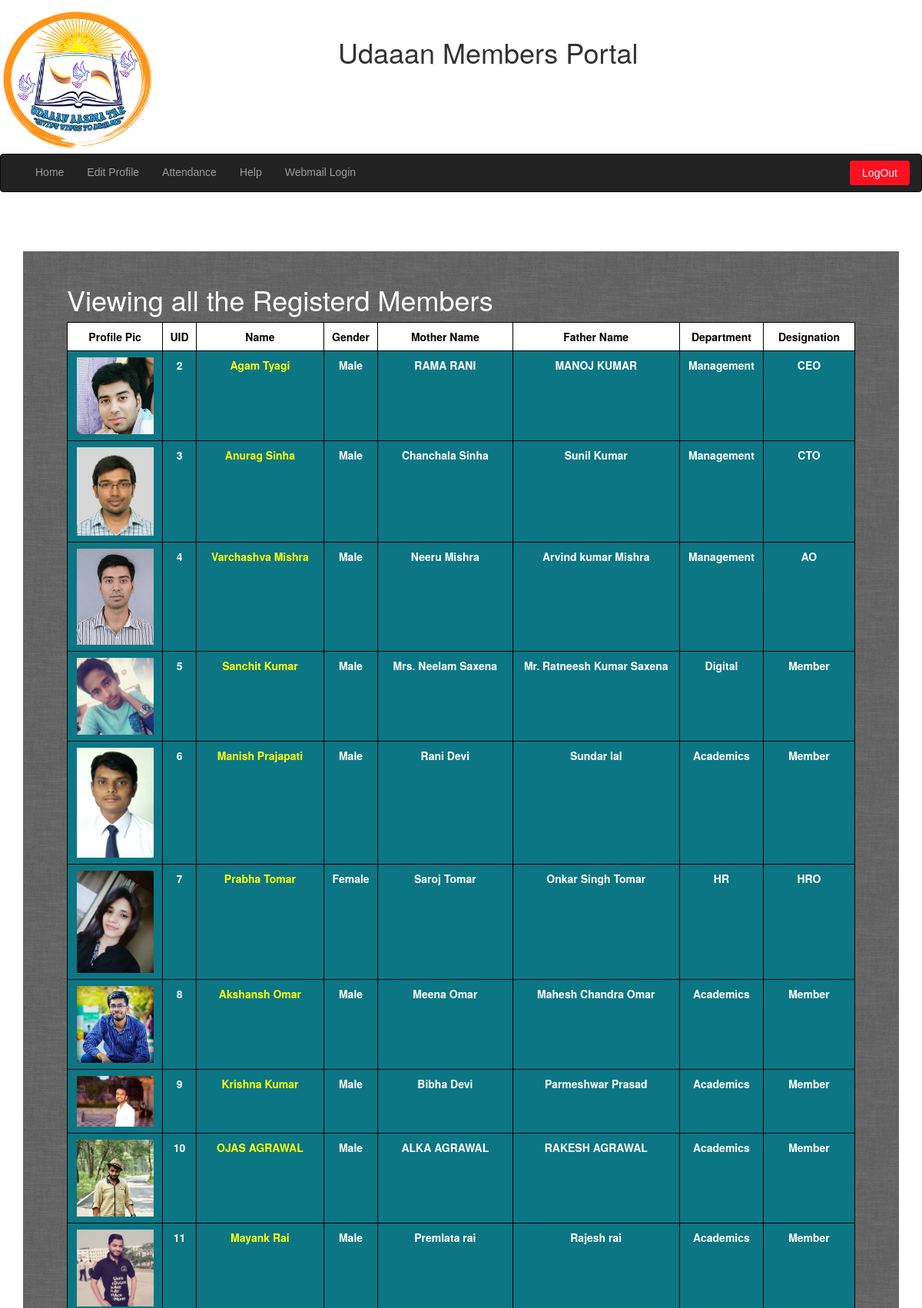
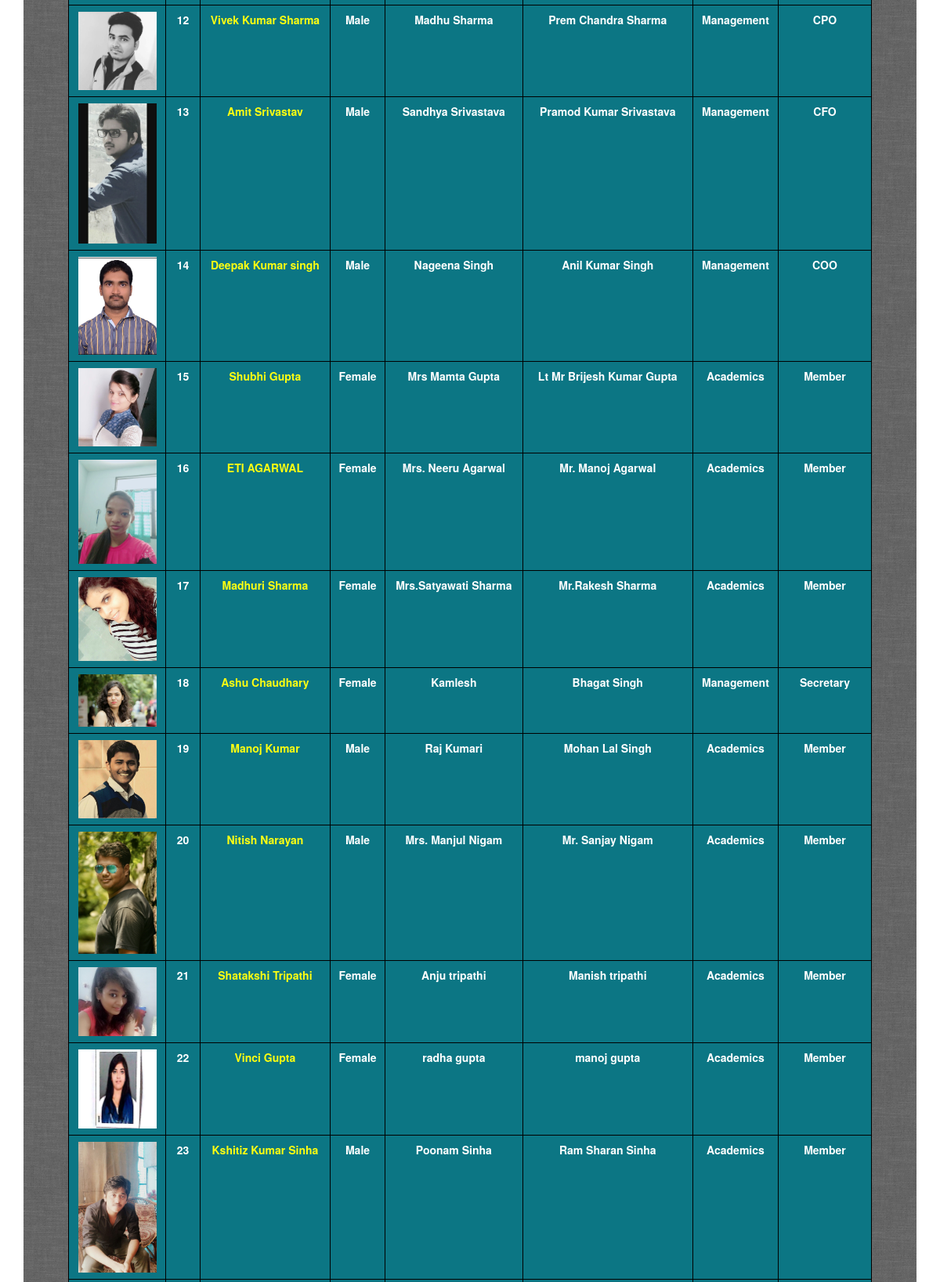
The page /profile/action.php?action=viewall (signed in, upper part) on the database its author committed (2 pictures, top to bottom).
### tables this page shows
CREATE TABLE `user_master` (
  `username` varchar(30) NOT NULL,
  `fname` varchar(40) NOT NULL,
  `mname` varchar(40) NOT NULL,
  `lname` varchar(40) NOT NULL,
  `gender` enum('Male','Female','Other') NOT NULL,
  `dob` date NOT NULL,
  `father_name` varchar(100) NOT NULL DEFAULT 'Father''s Name',
  `mother_name` varchar(100) NOT NULL DEFAULT 'Mother''s Name',
  `department_id` tinyint(1) DEFAULT '1',
  `designation_id` tinyint(1) DEFAULT '1',
  `pic_name` varchar(38) NOT NULL,
  `address1` varchar(255) NOT NULL,
  `address2` varchar(255) NOT NULL,
  `city` varchar(40) NOT NULL,
  `state` varchar(40) NOT NULL,
  `pincode` varchar(10) NOT NULL,
  `country` varchar(30) NOT NULL,
  `fcheck` tinyint(1) NOT NULL DEFAULT '0' COMMENT 'To check if user has entered profile details once or not. 0 for first time'
);

CREATE TABLE `registered_members` (
  `uid` int(4) NOT NULL COMMENT 'User Id for Members',
  `username` varchar(30) NOT NULL,
  `password` varchar(33) NOT NULL,
  `mobile` varchar(10) NOT NULL,
  `email` varchar(60) NOT NULL,
  `failed_attempts` char(1) NOT NULL DEFAULT '0',
  `active` tinyint(1) NOT NULL DEFAULT '1',
  `join_date` datetime NOT NULL,
  `last_login` timestamp NOT NULL DEFAULT CURRENT_TIMESTAMP ON UPDATE CURRENT_TIMESTAMP,
  `approved_by` varchar(30) NOT NULL
);

CREATE TABLE `department_master` (
  `dep_id` tinyint(1) NOT NULL COMMENT 'Department Id',
  `department_name` varchar(30) NOT NULL,
  `department_head` int(4) DEFAULT NULL,
  `department_head_alt` int(4) DEFAULT NULL
);

CREATE TABLE `designation_master` (
  `designation_id` tinyint(1) NOT NULL,
  `designation` varchar(40) NOT NULL,
  `org_level` tinyint(1) NOT NULL
);

### others/connect.php (called while the page is built, shortened)
<?php
$base = 'http://localhost/portal/';
$home = $base;

### includes/accessControl.php (called while the page is built, shortened)
<?php
$login_location = "location: ".$root."profile/login.php";
$dataFillingLocation = "location: ".$root."profile/edit_profile.php";
$approvalRequiredLocation = "location: ".$root."profile/approval_required.php";
$activationRequiredLocation = "location: ".$root."profile/activation_required.php";
$file_name = get_file_name($_SERVER['REQUEST_URI']);
if(isset($_COOKIE['u']) || isset($_COOKIE['ud_cookie'])){
    $uname = isset($_POST['username']) ? $_POST['username'] : $_SESSION['username'];
      $pwd = isset($_POST['password']) ? $_POST['password'] : $_SESSION['password'];
    if(!isset($uname)){
        setcookie('u','', time()-3600);
        setcookie('ud_cookie','',time()-3600);
        header($login_location);
        exit;
    }else{
        $creds_check_temp = "SELECT * FROM temp_members WHERE username='$uname' AND password='$pwd';";
        $creds_check_registered = "SELECT * FROM registered_members WHERE username='$uname' AND password='$pwd';";
        if(get_num_rows($creds_check_temp)==1){
            $data_from_temp = get_data_from_table($creds_check_temp);
            $activated = $data_from_temp['activated'];
            $first_login = $data_from_temp['first_login'];
            if($activated==0 && $file_name=="activation_required.php"){
                $username = $uname;
                $password = $pwd;
            }else if($activated==0 && $file_name!="activation_required.php"){
                header($activationRequiredLocation);
            }else if($activated==1 && $file_name!="approval_required.php"){
                header($approvalRequiredLocation);
            }
        }else if(get_num_rows($creds_check_registered)==1){
            $result = mysqli_query($connect, $creds_check_registered);
            if(mysqli_num_rows($result) == 0){
                unset($_SESSION['uname']);
                unset($_SESSION['password']);
                setcookie('u','', time()-3600);
                setcookie('ud_cookie','',time()-3600);
                echo "Access Denied. Go to <a href = '../profile/login.php'>login</a>";
                exit;
            }elseif (mysqli_num_rows($result) == 1) {
                $mem_data_query = "SELECT * FROM user_master WHERE username='$uname';";
                $mem_data = get_data_from_table($mem_data_query);
                if(!$mem_data['fcheck'] && $file_name!="edit_profile.php"){
                    header($dataFillingLocation);
                }else{
                    if($mem_data){
                        $mem_des = $mem_data['designation_id'];
                        $des_res = get_data_from_table("SELECT * FROM designation_master WHERE designation_id='$mem_des';");
                        $mem_designation = $des_res['designation'];
                        $org_data = mysqli_query($connect,"SELECT * FROM designation_master WHERE designation='$mem_designation';");
                        $mem_org = mysqli_fetch_assoc($org_data);
                        $mem_org_level = $mem_org['org_level'];
                    }
                    else{
                        echo "User Not Found. Contact Admin";
                    }
                }
            }else{
            }
        }else{
            echo "<h1>Access Denied</h1>";
            header('Refresh:5; url=logout.php');
        }
    }
}else{
    setcookie('u','', time()-3600);
    header($login_location);
    echo "You are not logged in. Please Login<br/><a href = '../profile/login.php'>login</a>";
    exit;
}

### others/functions.php (the view, shortened to what this page needs)
<?php
function get_data_from_table($query){
    global $connect;
    $result = mysqli_query($connect, $query);
    if($result){
        $data = mysqli_fetch_assoc($result);
        return $data;
    }
}
function get_mem_name($fname,$mname,$lname){
    if($mname == ""){
        $mem_name = $fname." ".$lname;
    }else{
        $mem_name = $fname." ".$mname." ".$lname;
    }
    return $mem_name;
}
function all_members(){
    global $connect;
    echo '<div id="box">';
    echo "<h1>Viewing all the Registerd Members</h1>";
    $tab_uid = "uid";
    $tab_uname = "username";
    $tab_gender = "gender";
    $tab_mother = "mother_name";
    $tab_father = "father_name";
    $tab_pic = "pic_name";
    $dep_name = "department_name";
    $des_name = "designation";
    $get_new_members = "SELECT * FROM registered_members as rm,user_master as um,department_master as dep,designation_master as des WHERE rm.username=um.username AND um.department_id = dep.dep_id AND um.designation_id = des.designation_id ORDER BY rm.uid;";
    $fetch_new_members = mysqli_query($connect, $get_new_members);
    $num_of_new_mem = mysqli_num_rows($fetch_new_members);
    if($num_of_new_mem != 0){
        echo '<div class="table-responsive">';
        echo '<table class="table table-bordered table-stripped" style="text-align: center; color:#fff; background: #0c7684; font-weight: bold;">
        <thead>
            <tr style="background: #fff; color:#000;">
                <th style="text-align: center;">Profile Pic</th>
                <th style="text-align: center;">UID</th>
                <th style="text-align: center;">Name</th>
                <th style="text-align: center;">Gender</th>
                <th style="text-align: center;">Mother Name</th>
                <th style="text-align: center;">Father Name</th>
                <th style="text-align: center;">Department</th>
                <th style="text-align: center;">Designation</th>
            </tr>
        </thead>';
        while($data = mysqli_fetch_assoc($fetch_new_members)){
            if($data[$tab_uid]!="1"){
                $mem_name = get_mem_name($data['fname'], $data['mname'], $data['lname']);
                $pic = $data[$tab_pic];
                echo '<tr>
                        <td><img src="profile/pics/'.$pic.'" width=100></td>
                        <td>'.$data[$tab_uid].'</td>
                        <td><a href="profile/memDetails.php?mem='.$data[$tab_uname].'" style="color: #ff1">'.$mem_name.'</button></td>
                        <td>'.$data[$tab_gender].'</td>
                        <td>'.$data[$tab_mother].'</td>
                        <td>'.$data[$tab_father].'</td>
                        <td>'.$data[$dep_name].'</td>
                        <td>'.$data[$des_name].'</td></tr>';
            }
        }
    }else if($num_of_new_mem == 0){
        echo 'Wooopss....!! No Members Now.';
    }
    echo "</table></div>";
}

### profile/action.php (shortened to what this page needs)
<?php
$noAuth = "You are not Authorised to view this page.<br>Will be redirected to Homepage in 3sec.";
if(isset($_GET['action'])){
    $action = $_GET['action'];
    $root = '../';
    include $root . 'others/connect.php';
    include $root . 'others/functions.php';
    include $root . 'includes/accessControl.php';
    include $root.'includes/header.php';
    if($action=='viewall'){
        if($mem_org_level<3){
            all_members();
        }else{
            echo $noAuth;
            header("Refresh:3; url=index.php");
        }
    }
    elseif($action=='req_mail') {
        request_mail($uname);
    }else{
        echo 'Invalid action. Will be redirected to Homepage in 5sec.';
        header("Refresh:1; url=index.php");
    }
    include $root . 'includes/footer.php';
}else{
    echo 'Invalid action. Will be redirected to Homepage in 5sec.';
    header("Refresh:1; url=index.php");
}

### includes/header.php (shortened to what this page needs)
<!doctype html>
<html dir="ltr" lang="en">
    <head>
        <link href="css/bootstrap.min.css" rel="stylesheet" type="text/css">
        <link href="css/style.css" rel="stylesheet" type="text/css">
    </head>
    <body>
        <a href="profile/" style="float: left;"><img src="images/logo.png" alt="Udaaan" style="width: 200px"></a>
        <h1 style="float: left; margin-left: 20%; margin-top: 4%;">Udaaan Members Portal</h1>
        <div id="wrapper" style="clear: both; min-height: 338px;">
            <nav id="mainNav" class="navbar navbar-inverse">
                <div class="container-fluid">
                    <div id="mainNavBar" class="collapse navbar-collapse">
                        <ul class="nav navbar-nav">
                            <li class="dropdown"><a href="<?=$home;?>">Home</a></li>
                            <li class="dropdown"><a href="profile/edit_profile.php">Edit Profile</a></li>
                            <li class="dropdown"><a href="profile/attendance.php">Attendance</a></li>
                            <li class="dropdown"><a href="profile/help/help.php">Help</a></li>
                            <li class="dropdown"><a href="https://webmail1.hostinger.in/roundcube/" target="_blank">Webmail Login</a></li>
                        </ul>
                        <ul id="nav_ul" class="nav navbar-nav navbar-right">
                            <li><a class="btn mybtn" href="profile/logout.php">LogOut</a></li>
                        </ul>
                    </div>
                </div>
            </nav>
            <div class="container" style="">

### includes/footer.php (shortened to what this page needs)
</div>
</div>
</body>
</html>

### css/style.css (style rules this page uses)
body { margin: 0px; padding: 0px; }
#mainNav { z-index: 9999; font-size: 1em; font-family: 'PT Sans', sans-serif; }
@media (min-width: 768px) { .navbar-nav>li>a { margin-top: 8px; padding-top: 5px; padding-bottom: 5px; } }
#box { padding:2% 5%; margin: 5% auto; background: url('../images/pattern/p2.png'); }
#box h1 { color: #fff; }
.mybtn { background: #ff1122; color:#fff !important; transition: all .5s ease-in-out; }
.table-bordered>tbody>tr>td, .table-bordered>tbody>tr>th, .table-bordered>tfoot>tr>td, .table-bordered>tfoot>tr>th, .table-bordered>thead>tr>td, .table-bordered>thead>tr>th { border: 1px solid #000 !important; }
.table>caption+thead>tr:first-child>td, .table>caption+thead>tr:first-child>th, .table>colgroup+thead>tr:first-child>td, .table>colgroup+thead>tr:first-child>th, .table>thead:first-child>tr:first-child>td, .table>thead:first-child>tr:first-child>th { border: 1px solid #000 !important; }

### includes/header.php (style rules this page uses)
a { cursor: pointer; }

### rows shown on the page
user_master: pic_name (picture), registered_members.uid "2", mem_name "Agam Tyagi", gender "Male", mother_name "RAMA RANI", father_name "MANOJ KUMAR", department.department_name "Management", designation.designation "CEO"
user_master: pic_name (picture), registered_members.uid "3", mem_name "Anurag Sinha", gender "Male", mother_name "Chanchala Sinha", father_name "Sunil Kumar", department.department_name "Management", designation.designation "CTO"
user_master: pic_name (picture), registered_members.uid "4", mem_name "Varchashva Mishra", gender "Male", mother_name "Neeru Mishra", father_name "Arvind kumar Mishra", department.department_name "Management", designation.designation "AO"
user_master: pic_name (picture), registered_members.uid "5", mem_name "Sanchit Kumar", gender "Male", mother_name "Mrs. Neelam Saxena", father_name "Mr. Ratneesh Kumar Saxena", department.department_name "Digital", designation.designation "Member"
user_master: pic_name (picture), registered_members.uid "6", mem_name "Manish Prajapati", gender "Male", mother_name "Rani Devi", father_name "Sundar lal", department.department_name "Academics", designation.designation "Member"
user_master: pic_name (picture), registered_members.uid "7", mem_name "Prabha Tomar", gender "Female", mother_name "Saroj Tomar", father_name "Onkar Singh Tomar", department.department_name "HR", designation.designation "HRO"
user_master: pic_name (picture), registered_members.uid "8", mem_name "Akshansh Omar", gender "Male", mother_name "Meena Omar", father_name "Mahesh Chandra Omar", department.department_name "Academics", designation.designation "Member"
user_master: pic_name (picture), registered_members.uid "9", mem_name "Krishna Kumar", gender "Male", mother_name "Bibha Devi", father_name "Parmeshwar Prasad", department.department_name "Academics", designation.designation "Member"
user_master: pic_name (picture), registered_members.uid "10", mem_name "OJAS AGRAWAL", gender "Male", mother_name "ALKA AGRAWAL", father_name "RAKESH AGRAWAL", department.department_name "Academics", designation.designation "Member"
user_master: pic_name (picture), registered_members.uid "11", mem_name "Mayank Rai", gender "Male", mother_name "Premlata rai", father_name "Rajesh rai", department.department_name "Academics", designation.designation "Member"
user_master: pic_name (picture), registered_members.uid "12", mem_name "Vivek Kumar Sharma", gender "Male", mother_name "Madhu Sharma", father_name "Prem Chandra Sharma", department.department_name "Management", designation.designation "CPO"
user_master: pic_name (picture), registered_members.uid "13", mem_name "Amit Srivastav", gender "Male", mother_name "Sandhya Srivastava", father_name "Pramod Kumar Srivastava", department.department_name "Management", designation.designation "CFO"
user_master: pic_name (picture), registered_members.uid "14", mem_name "Deepak Kumar singh", gender "Male", mother_name "Nageena Singh", father_name "Anil Kumar Singh", department.department_name "Management", designation.designation "COO"
user_master: pic_name (picture), registered_members.uid "15", mem_name "Shubhi Gupta", gender "Female", mother_name "Mrs Mamta Gupta", father_name "Lt Mr Brijesh Kumar Gupta", department.department_name "Academics", designation.designation "Member"
user_master: pic_name (picture), registered_members.uid "16", mem_name "ETI AGARWAL", gender "Female", mother_name "Mrs. Neeru Agarwal", father_name "Mr. Manoj Agarwal", department.department_name "Academics", designation.designation "Member"
user_master: pic_name (picture), registered_members.uid "17", mem_name "Madhuri Sharma", gender "Female", mother_name "Mrs.Satyawati Sharma", father_name "Mr.Rakesh Sharma", department.department_name "Academics", designation.designation "Member"
user_master: pic_name (picture), registered_members.uid "18", mem_name "Ashu Chaudhary", gender "Female", mother_name "Kamlesh", father_name "Bhagat Singh", department.department_name "Management", designation.designation "Secretary"
user_master: pic_name (picture), registered_members.uid "19", mem_name "Manoj Kumar", gender "Male", mother_name "Raj Kumari", father_name "Mohan Lal Singh", department.department_name "Academics", designation.designation "Member"
user_master: pic_name (picture), registered_members.uid "20", mem_name "Nitish Narayan", gender "Male", mother_name "Mrs. Manjul Nigam", father_name "Mr. Sanjay Nigam", department.department_name "Academics", designation.designation "Member"
user_master: pic_name (picture), registered_members.uid "21", mem_name "Shatakshi Tripathi", gender "Female", mother_name "Anju tripathi", father_name "Manish tripathi", department.department_name "Academics", designation.designation "Member"
user_master: pic_name (picture), registered_members.uid "22", mem_name "Vinci Gupta", gender "Female", mother_name "radha gupta", father_name "manoj gupta", department.department_name "Academics", designation.designation "Member"
user_master: pic_name (picture), registered_members.uid "23", mem_name "Kshitiz Kumar Sinha", gender "Male", mother_name "Poonam Sinha", father_name "Ram Sharan Sinha", department.department_name "Academics", designation.designation "Member"
